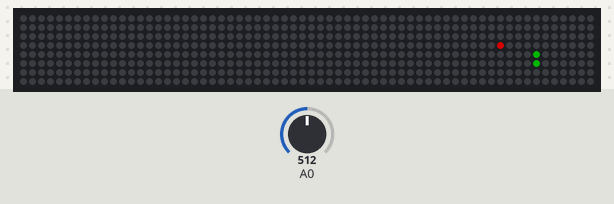
Simulated run of this sketch. Board: Arduino Uno, built with avr-gcc and run on an emulated ATmega328P. Parts: 64×8 RGB LED matrix (first LED top left, wired row by row). Inputs (shaded band) come from the test bench; at power-on: A0 = 512. Dim RGB values are drawn brighter than linear; random numbers use the default seed unless the sketch sets one.

Above: at 1.88 s.
At 6.62 s:
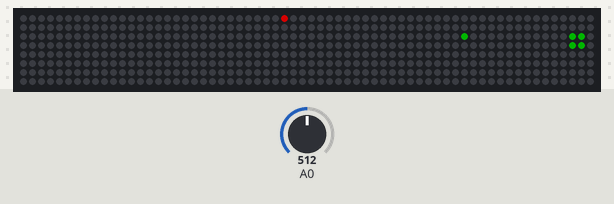
At 11.35 s:
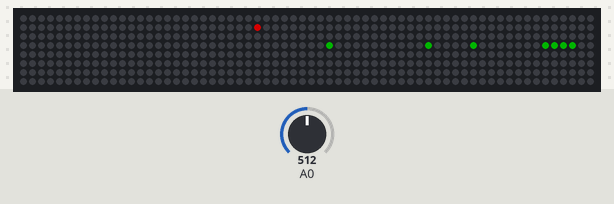
At 20.84 s:
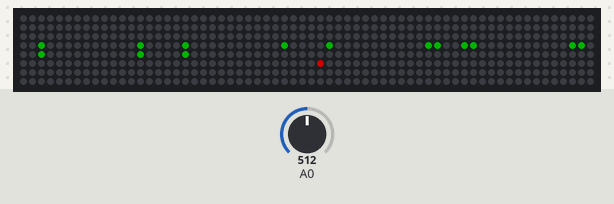
At 30.32 s:
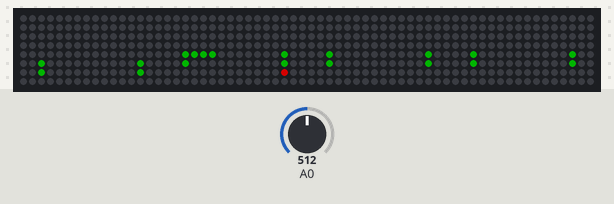
At 39.82 s:
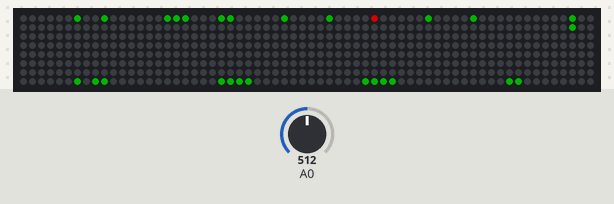

The sketch:

snek.ino
```cpp
#include <FastLED.h>
#include <stdlib.h>

#define LED_PIN  2

#define COLOR_ORDER GRB
#define CHIPSET     WS2812B

#define BRIGHTNESS 128

#define WIDTH 64
#define HEIGHT 8

#define REFRESH_SPEED 50
#define RESET_TIME 1000
#define STUCK_TIME 1000

#define NUM_LEDS (WIDTH * HEIGHT)
CRGB leds[NUM_LEDS];

int xy (int x, int y) {
  if (x % 2 == 0) {
    return x * HEIGHT + HEIGHT - y - 1;
  } else {
    return x * HEIGHT + y;
  }
  return 0;
}

CRGB *xyLed (int x, int y) {
  return &leds[xy(x, y)];
}

#define NONE 0
#define LEFT 1
#define UP 2
#define RIGHT 3
#define DOWN 4

struct point {
  int x;
  int y;
};

void drawPoint(struct point p, CRGB::HTMLColorCode color) {
  *xyLed(p.x, p.y) = color;
}

void drawPointTrans(struct point p, CRGB::HTMLColorCode color, int x) {
  *xyLed(p.x + x, p.y) = color;
}

struct snek {
  point *body;
  int len;
  int cap;
  int dir;
};

snek snek = {};

void newSnek() {
  if (snek.body != NULL) {
    free(snek.body); // TODO prob could realloc instead of free/calloc
  }
  snek.body = (point *) calloc(10, sizeof(*snek.body));
  snek.len = 1;
  snek.cap = 10;
  snek.dir = NONE;
}

void snekDraw() {
  for (int i = 0; i < snek.len; i++) {
    drawPoint(snek.body[i], CRGB::Green);
  }
}

// same as calling below with 1
bool snekContains(point p) {
  // len - 1 so we don't count the tail which is above to be replaced by head
  for (int i = 0; i < snek.len - 1; i++) {
    if (snek.body[i].x == p.x && snek.body[i].y == p.y) {
      return true;
    }
  }
  return false;
}

bool nSnekContains(point p, int n) {
  for (int i = 0; i < snek.len - n; i++) {
    if (snek.body[i].x == p.x && snek.body[i].y == p.y) {
      return true;
    }
  }
  return false;
}

void snekMove(point head) {
  memmove(&snek.body[1], &snek.body[0], sizeof(*snek.body) * (snek.len - 1));
  snek.body[0] = head;
}

void snekFeed(point head) {
  if (snek.len == snek.cap) {
    snek.cap *= 2;
    snek.body = (point *) realloc(snek.body, snek.cap * sizeof(*snek.body));
  }
  memmove(&snek.body[1], &snek.body[0], sizeof(*snek.body) * snek.len);
  snek.body[0] = head;
  snek.len++;
}

point newFood() {
  int x = random(WIDTH);
  int y = random(HEIGHT);
  while (snekContains(point{x, y})) {
    x = random(WIDTH);
    y = random(HEIGHT);
  }
  return point{x, y};
}

point food;

void foodDraw() {
  drawPoint(food, CRGB::Red);
}

point coordsForDir(point p, int dir) {
  switch (dir) {
  case LEFT:
    if (--p.x == -1) {
      p.x = WIDTH - 1;
    }
    break;
  case UP:
    if (++p.y == HEIGHT) {
      p.y = 0;
    }
    break;
  case RIGHT:
    if (++p.x == WIDTH) {
      p.x = 0;
    }
    break;
  case DOWN:
    if (--p.y == -1) {
      p.y = HEIGHT - 1;
    }
    break;
  }
  return p;
}

point nCoordsForDir(point p, int dir, int n) {
  switch (dir) {
  case LEFT:
    p.x = (p.x - n + WIDTH) % WIDTH;
    break;
  case UP:
    p.y = (p.y + n) % HEIGHT;
    break;
  case RIGHT:
    p.x = (p.x + n) % WIDTH;
    break;
  case DOWN:
    p.y = (p.y - n + HEIGHT) % HEIGHT;
    break;
  }
  return p;
}

void drawNumPointLen(int start, point *points, int len, CRGB::HTMLColorCode color) {
  for (int i = 0; i < len; i++) {
    drawPointTrans(points[i], color, start);
  }
}

void drawNumPoint(int start, int n, CRGB::HTMLColorCode color) {
  if (n == 0) {
    point p[] = { {0,2}, {0,3}, {0,4}, {0,5}, {1,1}, {1,2}, {1,6}, {2,1}, {2,3}, {2,6}, {3,1}, {3,4}, {3,6}, {4,1}, {4,5}, {4,6}, {5,2}, {5,3}, {5,4}, {5,5} };
    drawNumPointLen(start, p, sizeof(p) / sizeof(point), color);
  } else if (n == 1) {
    point p[] = { {1,1}, {1,4}, {2,1}, {2,5}, {3,1}, {3,2}, {3,3}, {3,4}, {3,5}, {3,6}, {4,1}, {5,1} };
    drawNumPointLen(start, p, sizeof(p) / sizeof(point), color);
  } else if (n == 2) {
    point p[] = { {0,1}, {0,2}, {0, 5}, {1,1}, {1,3}, {1, 6}, {2,1}, {2,3}, {2, 6}, {3,1}, {3,3}, {3, 6}, {4,1}, {4,3}, {4, 6}, {5,1}, {5,4}, {5, 5} };
    drawNumPointLen(start, p, sizeof(p) / sizeof(point), color);
  } else if (n == 3) {
    point p[] = { {0,2}, {0,5}, {1,1}, {1,6}, {2,1}, {2,6}, {3,1}, {3,4}, {3,6}, {4,1}, {4,4}, {4,6}, {5,2}, {5,3}, {5,5} };
    drawNumPointLen(start, p, sizeof(p) / sizeof(point), color);
  } else if (n == 4) {
    point p[] = { {0,2}, {1,2}, {1,3}, {2,2}, {2,4}, {3,2}, {3,5}, {4,1}, {4,2}, {4,3}, {4,4}, {4,5}, {4,6}, {5,2} };
    drawNumPointLen(start, p, sizeof(p) / sizeof(point), color);
  } else if (n == 5) {
    point p[] = { {0,2}, {0,4}, {0,5}, {0,6}, {1,1}, {1,4}, {1,6}, {2,1}, {2,4}, {2,6}, {3,1}, {3,4}, {3,6}, {4,1}, {4,4}, {4,6}, {5,2}, {5,3}, {5,6} };
    drawNumPointLen(start, p, sizeof(p) / sizeof(point), color);
  } else if (n == 6) {
    point p[] = { {0,2}, {0,3}, {0,4}, {0,5}, {1,1}, {1,4}, {1,6}, {2,1}, {2,4}, {2,6}, {3,1}, {3,4}, {3,6}, {4,1}, {4,4}, {4,6}, {5,2}, {5,3} };
    drawNumPointLen(start, p, sizeof(p) / sizeof(point), color);
  } else if (n == 7) {
    point p[] = { {0,6}, {1,6}, {2,1}, {2,2}, {2,6}, {3,3}, {3,6}, {4,4}, {4,6}, {5,5}, {5,6} };
    drawNumPointLen(start, p, sizeof(p) / sizeof(point), color);
  } else if (n == 8) {
    point p[] = { {0,2}, {0,3}, {0,5}, {1,1}, {1,4}, {1,6}, {2,1}, {2,4}, {2,6}, {3,1}, {3,4}, {3,6}, {4,1}, {4,4}, {4,6}, {5,2}, {5,3}, {5,5} };
    drawNumPointLen(start, p, sizeof(p) / sizeof(point), color);
  } else if (n == 9) {
    point p[] = { {0,4}, {0,5}, {1,1}, {1,3}, {1,6}, {2,1}, {2,3}, {2,6}, {3,1}, {3,3}, {3,6}, {4,1}, {4,3}, {4,6}, {5,2}, {5,3}, {5,4}, {5,5} };
    drawNumPointLen(start, p, sizeof(p) / sizeof(point), color);
  }
}

void drawNum(int start, int num, CRGB::HTMLColorCode color) {
  int hundred = num / 100;
  if (hundred) {
    drawNumPoint(start, hundred, color);
  }

  int ten = (num % 100) / 10;
  drawNumPoint(start + 8, ten, color);

  int one = (num % 10);
  drawNumPoint(start + 16, one, color);
}


void showScores() {
  static int max = 0;
  CRGB::HTMLColorCode color = CRGB::Red;
  if (snek.len > max) {
    max = snek.len;
    color = CRGB::Green;
  } else if (snek.len == max) {
    color = CRGB::Blue;
  }
  for (int i = 0; i < 5; i++) {
    FastLED.clearData();
    if (i % 2 == 0) {
      drawNum(5, snek.len, color);
    }
    drawNum(37, max, CRGB::Blue);
    FastLED.show();
    delay(500);
  }

}

void snekUpdate(int dir) {
  point head = coordsForDir(snek.body[0], dir);
  snek.dir = dir;

  if (snekContains(head)) {
    showScores();
    newSnek();
    food = newFood();
  } else if (head.x == food.x && head.y == food.y) {
    snekFeed(head);
    food = newFood();
  } else {
    snekMove(head);
  }
}

struct choice {
  int dir;
  int n;
};

int cmpfunc (const void * a, const void * b) {
  choice ac = *((choice *) a);
  choice bc = *((choice *) b);
  return ac.n - bc.n;
}

int* snekChoices() {
    int nLeft = (snek.body[0].x - food.x + WIDTH) % WIDTH;
    int nRight = (food.x - snek.body[0].x + WIDTH) % WIDTH;
    int nUp = (food.y - snek.body[0].y + HEIGHT) % HEIGHT;
    int nDown = (snek.body[0].y - food.y + HEIGHT) % HEIGHT;
    choice dirs[4] = {
      { .dir = LEFT, .n = nLeft },
      { .dir = RIGHT, .n = nRight },
      { .dir = UP, .n = nUp },
      { .dir = DOWN, .n = nDown }
    };
    static int choices[4];
    qsort(&dirs, 4, sizeof(choice), cmpfunc);
    if (dirs[0].n == 0 && dirs[1].n == 0) {
      choices[0] = dirs[2].dir;
      choices[1] = dirs[3].dir;
      choices[2] = dirs[0].dir;
      choices[3] = dirs[1].dir;
      return choices;
    }
    for (int i = 0; i < 4; i++) {
      choices[i] = dirs[i].dir;
    }
    return choices;
}

bool isLoop(int dir) {
  // 2 ahead of a loop isnt what matters, it's once we've already made a loop that matters
  //if (nSnekContains(nCoordsForDir(snek.body[0], dir, 2), 2)) {
    //return true;
  //}
  return false;
}

// a loop too small
bool closedLoop(int dir) {
  return false;
}

int evalChoices(int choices[4]) {

  for (int i = 0; i < 4; i++) {
    if (snekContains(coordsForDir(snek.body[0], choices[i]))) {
      // this is how we know we're about to turn into or away from the loop
      // rather than leave it up to the next choice, we need to potentially reorder/skip over
      // compare i+1 with i+2, both of which would not contain snake, but i+1 could be closed loop
      continue;
    } else {
      return choices[i];
    }
  }
  /*for (int i = 0; i < 4; i++) {
    if (!snekContains(coordsForDir(snek.body[0], choices[i]))) {
      return choices[i];
    }
  }*/
  return choices[0]; // get rekt
}

void loop() {
  snekUpdate(evalChoices(snekChoices()));
  FastLED.clearData();
  snekDraw();
  foodDraw();
  FastLED.show();
  delay(REFRESH_SPEED);
}

void setupRandom() {
  unsigned long seed = 0;
  for (int i=0; i<32; i++) {
    seed |= (unsigned long)(analogRead(A0) & 0x01) << i;
  }
  randomSeed(seed);
}

void testRandom() {
  drawNum(2, random(1000), CRGB::Green);
}

void setup() {
  Serial.begin(9600);
  //pinMode(A0, INPUT_PULLUP);
  //analogRead(A0);
  //pinMode(A0, INPUT);
  setupRandom();
  //randomSeed(analogRead(0));
  //delay(50);
  FastLED.addLeds<CHIPSET, LED_PIN, COLOR_ORDER>(leds, NUM_LEDS).setCorrection(TypicalSMD5050);
  FastLED.setBrightness( BRIGHTNESS );
  FastLED.clearData();
  newSnek();
  food = newFood();
  snekDraw();
  foodDraw();
  //testRandom();
  FastLED.show();
  delay(REFRESH_SPEED);
}
```
